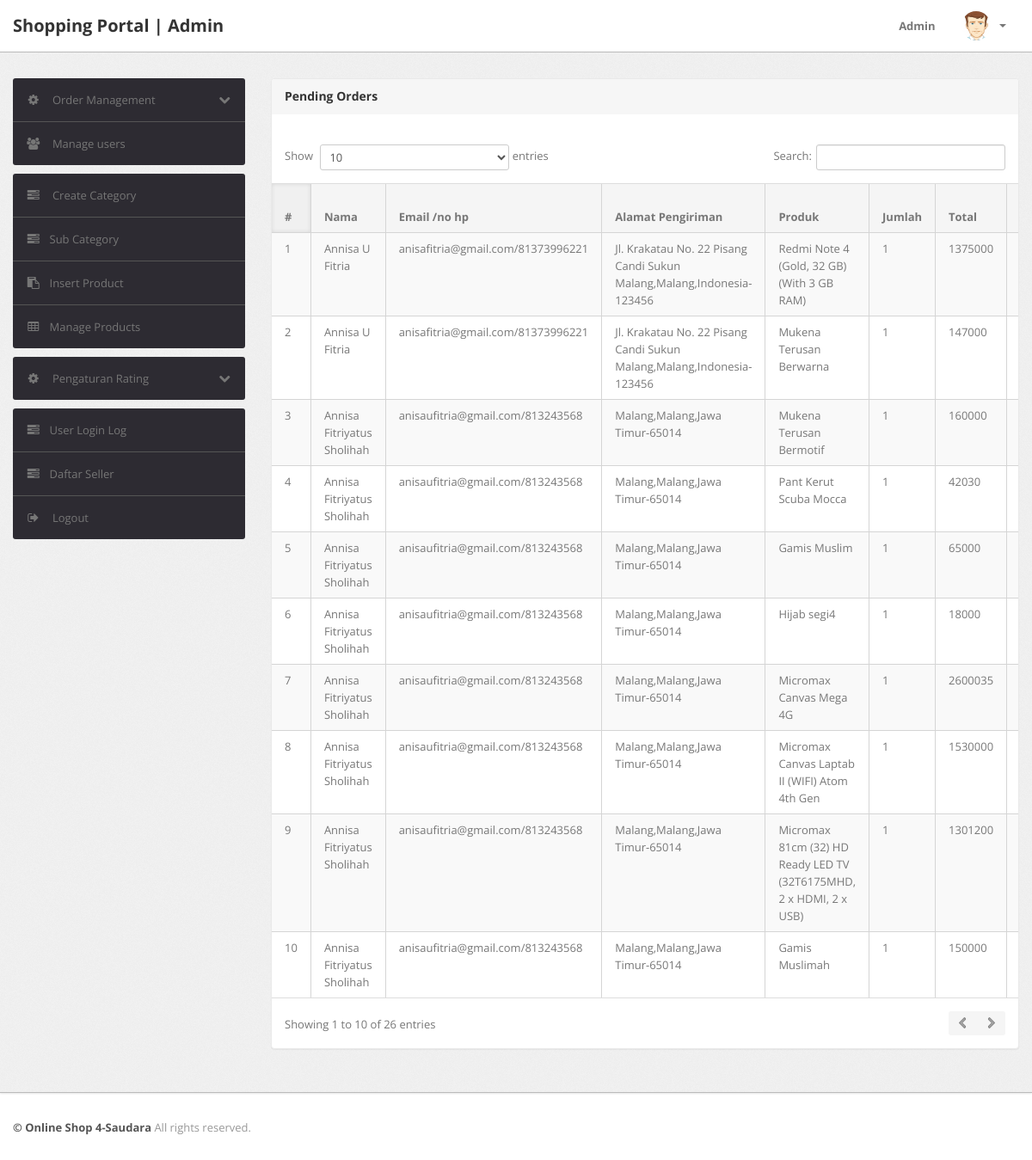
/admin/pending-orders.php (signed in), run on the app's committed database.
### tables this page shows
CREATE TABLE `orders` (
  `id` int(11) NOT NULL,
  `userId` int(11) DEFAULT NULL,
  `productId` varchar(255) DEFAULT NULL,
  `quantity` int(11) DEFAULT NULL,
  `orderDate` timestamp NOT NULL DEFAULT current_timestamp(),
  `paymentMethod` varchar(50) DEFAULT NULL,
  `orderStatus` varchar(55) DEFAULT NULL
);

CREATE TABLE `users` (
  `id` int(11) NOT NULL,
  `name` varchar(255) DEFAULT NULL,
  `email` varchar(255) DEFAULT NULL,
  `contactno` bigint(11) DEFAULT NULL,
  `password` varchar(255) DEFAULT NULL,
  `shippingAddress` longtext DEFAULT NULL,
  `shippingState` varchar(255) DEFAULT NULL,
  `shippingCity` varchar(255) DEFAULT NULL,
  `shippingPincode` int(11) DEFAULT NULL,
  `billingAddress` longtext DEFAULT NULL,
  `billingState` varchar(255) DEFAULT NULL,
  `billingCity` varchar(255) DEFAULT NULL,
  `billingPincode` int(11) DEFAULT NULL,
  `regDate` timestamp NOT NULL DEFAULT current_timestamp(),
  `updationDate` varchar(255) DEFAULT NULL
);

CREATE TABLE `products` (
  `id` int(11) NOT NULL,
  `category` int(11) NOT NULL,
  `subCategory` int(11) DEFAULT NULL,
  `productName` varchar(255) DEFAULT NULL,
  `productCompany` varchar(255) DEFAULT NULL,
  `productPrice` int(11) DEFAULT NULL,
  `productPriceBeforeDiscount` int(11) DEFAULT NULL,
  `productDescription` longtext DEFAULT NULL,
  `productImage1` varchar(255) DEFAULT NULL,
  `productImage2` varchar(255) DEFAULT NULL,
  `productImage3` varchar(255) DEFAULT NULL,
  `shippingCharge` int(11) DEFAULT NULL,
  `productAvailability` varchar(255) DEFAULT NULL,
  `postingDate` timestamp NULL DEFAULT current_timestamp(),
  `updationDate` varchar(255) DEFAULT NULL,
  `id_seller` int(11) DEFAULT NULL,
  `rating_produk` double NOT NULL
);

### admin/pending-orders.php (the view, shortened to what this page needs)
<?php
include('include/config.php');
if(strlen($_SESSION['alogin'])==0)
	{
header('location:index.php');
}
else{
?>
<!DOCTYPE html>
<html lang="en">
<head>
	<link type="text/css" href="bootstrap/css/bootstrap.min.css" rel="stylesheet">
	<link type="text/css" href="bootstrap/css/bootstrap-responsive.min.css" rel="stylesheet">
	<link type="text/css" href="css/theme.css" rel="stylesheet">
	<link type="text/css" href="images/icons/css/font-awesome.css" rel="stylesheet">
</head>
<body>
<?php include('include/header.php');?>
	<div class="wrapper">
		<div class="container">
			<div class="row">
<?php include('include/sidebar.php');?>
			<div class="span9">
					<div class="content">
	<div class="module">
							<div class="module-head">
								<h3>Pending Orders</h3>
							</div>
							<div class="module-body table">
									<br />
								<table cellpadding="0" cellspacing="0" border="0" class="datatable-1 table table-bordered table-striped	 display table-responsive" >
									<thead>
										<tr>
											<th>#</th>
											<th> Nama</th>
											<th width="50">Email /no hp</th>
											<th>Alamat Pengiriman</th>
											<th>Produk </th>
											<th>Jumlah </th>
											<th>Total </th>
											<th>Tanggal Pemesanan</th>
										</tr>
									</thead>
<tbody>
<?php
$status='Delivered';
$query=mysqli_query($con,"select users.name as username,users.email as useremail,users.contactno as usercontact,users.shippingAddress as shippingaddress,users.shippingCity as shippingcity,users.shippingState as shippingstate,users.shippingPincode as shippingpincode,products.productName as productname,products.shippingCharge as shippingcharge,orders.quantity as quantity,orders.orderDate as orderdate,products.productPrice as productprice,orders.id as id  from orders join users on  orders.userId=users.id join products on products.id=orders.productId where orders.	orderStatus!='$status' or orders.orderStatus is null");
$cnt=1;
while($row=mysqli_fetch_array($query))
{
?>
										<tr>
											<td><?php echo htmlentities($cnt);?></td>
											<td><?php echo htmlentities($row['username']);?></td>
											<td><?php echo htmlentities($row['useremail']);?>/<?php echo htmlentities($row['usercontact']);?></td>
											<td><?php echo htmlentities($row['shippingaddress'].",".$row['shippingcity'].",".$row['shippingstate']."-".$row['shippingpincode']);?></td>
											<td><?php echo htmlentities($row['productname']);?></td>
											<td><?php echo htmlentities($row['quantity']);?></td>
											<td><?php echo htmlentities($row['quantity']*$row['productprice']+$row['shippingcharge']);?></td>
											<td><?php echo htmlentities($row['orderdate']);?></td>
											</tr>
										<?php $cnt=$cnt+1; } ?>
										</tbody>
								</table>
							</div>
						</div>
					</div>
				</div>
			</div>
		</div>
	</div>
<?php include('include/footer.php');?>
</body>
<?php } ?>

### admin/css/theme.css (style rules this page uses)
body { font-size: 13px; font-family: 'Open Sans', Arial, sans-serif; background: #fff; color: #777 }
h1, h2, h3, h4, h5, h6 { color: #333; margin-top: 0 }
h3 { font-size: 20px }
.wrapper { background: url(../images/bg.png) #eee; border-bottom: 1px solid #bbb; -webkit-box-shadow: 0 1px 2px rgba(0,0,0,0.1); -moz-box-shadow: 0 1px 2px rgba(0,0,0,0.1); box-shadow: 0 1px 2px rgba(0,0,0,0.1); padding: 30px 0 }
.module { background: #fff; -webkit-border-radius: 3px; -moz-border-radius: 3px; border-radius: 3px; border: 1px solid #ccc; border-bottom-color: #bbb; -webkit-box-shadow: 0 0 1px rgba(0,0,0,0.2); -moz-box-shadow: 0 0 1px rgba(0,0,0,0.2); box-shadow: 0 0 1px rgba(0,0,0,0.2); margin-bottom: 30px }
.table { margin-bottom: 0 }
.table th, .table td { border-color: #d5d5d5!important }
.table-bordered thead:first-child tr:first-child>th:first-child, .table-bordered tbody:first-child tr:first-child>td:first-child { -webkit-border-top-left-radius: 2px; -moz-border-radius-topleft: 2px; border-top-left-radius: 2px }
.table-bordered thead:last-child tr:last-child>th:first-child, .table-bordered tbody:last-child tr:last-child>td:first-child, .table-bordered tfoot:last-child tr:last-child>td:first-child { -webkit-border-bottom-left-radius: 2px; -moz-border-radius-bottomleft: 2px; border-bottom-left-radius: 2px }
.module { box-shadow: 0 0 3px rgba(0,0,0,.1); border-color: #e9e9e9; margin-bottom: 20px; background-color: #fff; border-radius: 4px; -webkit-box-shadow: 0 1px 1px rgba(0,0,0,.05); box-shadow: 0 1px 1px rgba(0,0,0,.05); }
.module-head { color: #767676; background-color: #f6f6f6; border-color: #e9e9e9; padding: 10px 15px; border-bottom: 1px solid transparent; border-top-right-radius: 3px; border-top-left-radius: 3px; }
.module-head h3 { font-size: 14px; line-height: 20px; height: 20px; margin: 0 }
.module-body { padding: 15px }
.module-body.table { padding: 15px 0 }
.module-body.table .table th, .module-body.table .table td { padding-left: 15px; padding-right: 15px }
.dataTables_wrapper table th { background: #f5f5f5; cursor: pointer }
.dataTables_wrapper table th.sorting_asc, .dataTables_wrapper table th.sorting_desc { background: #f0f0f0; -webkit-box-shadow: 0 0 5px rgba(0,0,0,0.1) inset; -moz-box-shadow: 0 0 5px rgba(0,0,0,0.1) inset; box-shadow: 0 0 5px rgba(0,0,0,0.1) inset }
.dataTables_wrapper .table-bordered { -webkit-border-radius: 0; -moz-border-radius: 0; border-radius: 0; border-left: 0; border-right: 0 }
.dataTables_wrapper .table-bordered thead tr>th:first-child, .dataTables_wrapper .table-bordered tbody tr>td:first-child, .dataTables_wrapper .table-bordered tfoot tr>td:first-child, .dataTables_wrapper .table-bordered tfoot tr>th:first-child { border-left: 0 }
.dataTables_wrapper .table-bordered thead:first-child tr:first-child>th:first-child, .dataTables_wrapper .table-bordered tbody:first-child tr:first-child>td:first-child { -webkit-border-top-left-radius: 0; -moz-border-radius-topleft: 0; border-top-left-radius: 0 }
.dataTables_wrapper .table-bordered thead:last-child tr:last-child>th:first-child, .dataTables_wrapper .table-bordered tbody:last-child tr:last-child>td:first-child, .dataTables_wrapper .table-bordered tfoot:last-child tr:last-child>td:first-child { -webkit-border-bottom-left-radius: 0; -moz-border-radius-bottomleft: 0; border-bottom-left-radius: 0 }

### data on the page
orders: userId.name "Annisa U Fitria", userId.email "anisafitria@gmail.com", userId.contactno "81373996221", userId.shippingPincode "Jl. Krakatau No. 22 Pisang Candi Sukun Malang,Malang,Indonesia-123456", productId.productName "Redmi Note 4 (Gold, 32 GB) (With 3 GB RAM)", quantity "1", $row['quantity']*$row['productprice']+$row['shippingcharge'] "1375000"
orders: userId.name "Annisa U Fitria", userId.email "anisafitria@gmail.com", userId.contactno "81373996221", userId.shippingPincode "Jl. Krakatau No. 22 Pisang Candi Sukun Malang,Malang,Indonesia-123456", productId.productName "Mukena Terusan Berwarna", quantity "1", $row['quantity']*$row['productprice']+$row['shippingcharge'] "147000"
orders: userId.name "Annisa Fitriyatus Sholihah", userId.email "anisaufitria@gmail.com", userId.contactno "813243568", userId.shippingPincode "Malang,Malang,Jawa Timur-65014", productId.productName "Mukena Terusan Bermotif", quantity "1", $row['quantity']*$row['productprice']+$row['shippingcharge'] "160000"
orders: userId.name "Annisa Fitriyatus Sholihah", userId.email "anisaufitria@gmail.com", userId.contactno "813243568", userId.shippingPincode "Malang,Malang,Jawa Timur-65014", productId.productName "Pant Kerut Scuba Mocca", quantity "1", $row['quantity']*$row['productprice']+$row['shippingcharge'] "42030"
orders: userId.name "Annisa Fitriyatus Sholihah", userId.email "anisaufitria@gmail.com", userId.contactno "813243568", userId.shippingPincode "Malang,Malang,Jawa Timur-65014", productId.productName "Gamis Muslim", quantity "1", $row['quantity']*$row['productprice']+$row['shippingcharge'] "65000"
orders: userId.name "Annisa Fitriyatus Sholihah", userId.email "anisaufitria@gmail.com", userId.contactno "813243568", userId.shippingPincode "Malang,Malang,Jawa Timur-65014", productId.productName "Hijab segi4", quantity "1", $row['quantity']*$row['productprice']+$row['shippingcharge'] "18000"
orders: userId.name "Annisa Fitriyatus Sholihah", userId.email "anisaufitria@gmail.com", userId.contactno "813243568", userId.shippingPincode "Malang,Malang,Jawa Timur-65014", productId.productName "Micromax Canvas Mega 4G", quantity "1", $row['quantity']*$row['productprice']+$row['shippingcharge'] "2600035"
orders: userId.name "Annisa Fitriyatus Sholihah", userId.email "anisaufitria@gmail.com", userId.contactno "813243568", userId.shippingPincode "Malang,Malang,Jawa Timur-65014", productId.productName "Micromax Canvas Laptab II (WIFI) Atom 4th Gen", quantity "1", $row['quantity']*$row['productprice']+$row['shippingcharge'] "1530000"
orders: userId.name "Annisa Fitriyatus Sholihah", userId.email "anisaufitria@gmail.com", userId.contactno "813243568", userId.shippingPincode "Malang,Malang,Jawa Timur-65014", productId.productName "Micromax 81cm (32) HD Ready LED TV (32T6175MHD, 2 x HDMI, 2 x USB)", quantity "1", $row['quantity']*$row['productprice']+$row['shippingcharge'] "1301200"
orders: userId.name "Annisa Fitriyatus Sholihah", userId.email "anisaufitria@gmail.com", userId.contactno "813243568", userId.shippingPincode "Malang,Malang,Jawa Timur-65014", productId.productName "Gamis Muslimah", quantity "1", $row['quantity']*$row['productprice']+$row['shippingcharge'] "150000"
